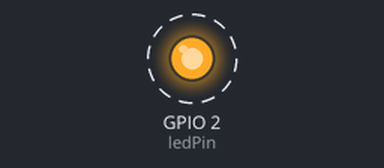
Recording of a sketch running on a simulated ESP32. Shown: output pins drawn as LEDs (lit = HIGH). Dashed ring = blinking. What the sketch prints to the serial monitor is not drawn.

Above: at 1.5 s.
Timing chart, 0 to 5.6 s (numbered marks = the images above):
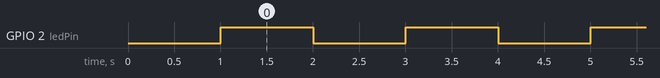

Measured:
- by itself, GPIO 2 (ledPin): alternates HIGH for 1.0 s and LOW for 1.0 s

The sketch:

hellow_esp.ino
```cpp
// Define which pin the LED is connected to
// On most ESP32 boards, there's a built-in LED on pin 2
const int ledPin = 2;

// This function runs once when the board starts
void setup() {
  // Start serial communication at 115200 baud rate
  // This lets us send messages to the computer
  Serial.begin(115200);

  // Wait a moment for the serial connection to start
  delay(1000);

  // Send our first message
  Serial.println("Hello! ESP32 is starting up!");

  // Set the LED pin as an output
  pinMode(ledPin, OUTPUT);

  // Send another message
  Serial.println("LED pin is ready!");
}

// This function runs over and over again
void loop() {
  // Turn LED on
  digitalWrite(ledPin, HIGH);
  // Send message when LED turns on
  Serial.println("LED is ON!");
  // Wait for 1 second (1000 milliseconds)
  delay(1000);

  // Turn LED off
  digitalWrite(ledPin, LOW);
  // Send message when LED turns off
  Serial.println("LED is OFF!");
  // Wait for 1 second
  delay(1000);
}


// Try These Modifications:

// 1 Change the delay times to make the LED blink faster or slower:
// delay(500);  // Makes it blink twice as fast

// 2. Add your own messages:
// Serial.println("Your custom message here!");

// 3. Make the LED blink in a pattern:
// digitalWrite(ledPin, HIGH);
// delay(200);
// digitalWrite(ledPin, LOW);
// delay(200);
// Longer pause
// delay(1000);
```
